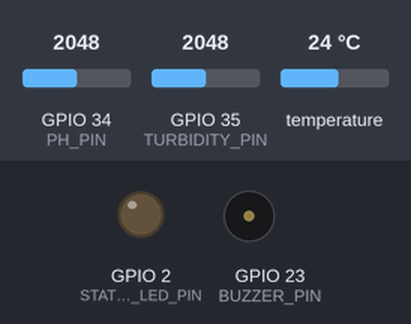
The sketch below on a simulated ESP32. On the bench: output pins drawn as LEDs (lit = HIGH), buzzer (waves = sounding). The inputs (shaded band) are chosen by the test bench; at power-on: temperature 24 °C, GPIO 34 (PH_PIN) = 2048, GPIO 35 (TURBIDITY_PIN) = 2048. Nothing arrives over Bluetooth unless stated; a phone connects over Bluetooth LE 3 s after start; what the sketch prints to the serial monitor is not drawn.

Above: at 0.0 s.
At 2.2 s:
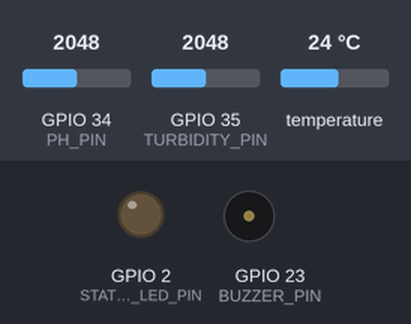
2.3 s: temperature set to 20.3 °C
At 5.4 s:
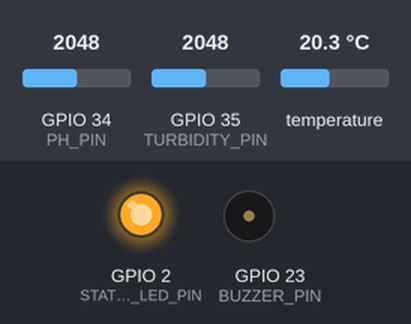
8.1 s: temperature set to 19.5 °C
12.1 s: GPIO 34 (PH_PIN) set to 2762
15.6 s: GPIO 34 (PH_PIN) set to 2858
20.1 s: GPIO 35 (TURBIDITY_PIN) set to 2870
23.6 s: GPIO 35 (TURBIDITY_PIN) set to 2954
Timing chart, 0 to 29.1 s (numbered marks = the images above; inputs shaded):
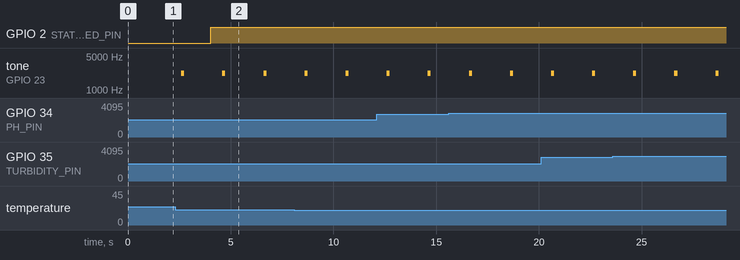

Measured:
- by itself, tone on GPIO 23 (BUZZER_PIN): alternates 2200 Hz for 0.15 s and silent for 1.9 s

The sketch:

AquaSentinel_ESP32.ino
```cpp
/*
 * AquaSentinel — ESP32 Water Quality IoT Node & BLE GATT Server
 *
 * Hardware:
 *  - ESP32 Development Board (DOIT / NodeMCU-32S / ESP32-WROOM-32)
 *  - DS18B20 Digital Waterproof Temperature Sensor (1-Wire on GPIO 4, 4.7k pull-up to 3.3V)
 *  - Analog pH Sensor Probe & Signal Conditioning Board (Analog Out on GPIO 34 / ADC1_CH6)
 *  - Analog Turbidity Sensor (Analog Out on GPIO 35 / ADC1_CH7)
 *  - Active or Passive Piezo Buzzer on GPIO 23
 *  - Onboard Status LED on GPIO 2
 *
 * BLE GATT Architecture:
 *  - Service UUID:        0000ffe0-0000-1000-8000-00805f9b34fb
 *  - Characteristic UUID: 0000ffe1-0000-1000-8000-00805f9b34fb (Notify + Read)
 *  - Periodically broadcasts structured JSON telemetry conforming to AquaSentinel BLE protocol.
 */

#include <BLEDevice.h>
#include <BLEServer.h>
#include <BLEUtils.h>
#include <BLE2902.h>
#include <OneWire.h>
#include <DallasTemperature.h>

// ================= PIN DEFINITIONS =================
#define ONE_WIRE_BUS        4   // GPIO 4 for DS18B20 1-Wire data
#define PH_PIN              34  // GPIO 34 (ADC1_CH6) for pH sensor
#define TURBIDITY_PIN       35  // GPIO 35 (ADC1_CH7) for Turbidity sensor
#define BUZZER_PIN          23  // GPIO 23 for Alert Buzzer
#define STATUS_LED_PIN      2   // GPIO 2 for BLE Status LED

// ================= BLE DEFINITIONS =================
#define SERVICE_UUID        "0000ffe0-0000-1000-8000-00805f9b34fb"
#define CHARACTERISTIC_UUID "0000ffe1-0000-1000-8000-00805f9b34fb"
#define DEVICE_NAME         "AquaSentinel-ESP32"

// ================= SENSOR CALIBRATION CONSTANTS =================
// pH Calibration constants: pH = m * voltage + c
// Typical 3.3V ADC: Neutral pH 7.0 ~ 2.5V (or adjust to probe calibration)
const float PH_SLOPE = -5.70;
const float PH_OFFSET = 21.34;

// Turbidity Calibration: Voltage to NTU conversion
// DFRobot typical curve: NTU = -1120.4*V^2 + 5742.3*V - 4352.9
// For clean pond water: ~3.0V - 4.2V (low NTU), murky water < 2.5V (high NTU)

// Thresholds for status determination
const float TEMP_MIN = 20.0;
const float TEMP_MAX = 33.0;
const float PH_MIN = 6.5;
const float PH_MAX = 8.5;
const float TURB_ALERT = 80.0;

// Sensor Objects
OneWire oneWire(ONE_WIRE_BUS);
DallasTemperature tempSensor(&oneWire);

// BLE Objects
BLEServer* pServer = NULL;
BLECharacteristic* pCharacteristic = NULL;
bool deviceConnected = false;
bool oldDeviceConnected = false;

// Telemetry Variables
float currentTemp = 28.5;
float currentPh = 7.2;
float currentTurbidity = 25.0;

String tempStatus = "NORMAL";
String phStatus = "NORMAL";
String turbStatus = "NORMAL";
String overallStatus = "NORMAL";
bool buzzerState = false;

unsigned long lastSendTime = 0;
const unsigned long SEND_INTERVAL_MS = 2000; // 2 seconds telemetry stream

// BLE Callbacks
class ServerCallbacks : public BLEServerCallbacks {
  void onConnect(BLEServer* pServer) {
    deviceConnected = true;
    digitalWrite(STATUS_LED_PIN, HIGH);
    Serial.println(F("[BLE] Client connected to AquaSentinel!"));
  }

  void onDisconnect(BLEServer* pServer) {
    deviceConnected = false;
    digitalWrite(STATUS_LED_PIN, LOW);
    Serial.println(F("[BLE] Client disconnected. Restarting advertising..."));
  }
};

// Moving average filtering for stable analog reading
float readAveragedVoltage(int pin, int samples = 20) {
  long sum = 0;
  for (int i = 0; i < samples; i++) {
    sum += analogRead(pin);
    delay(5);
  }
  float avgRaw = (float)sum / samples;
  // ESP32 ADC: 12-bit (0-4095) with 3.3V reference
  return (avgRaw / 4095.0) * 3.3;
}

void setup() {
  Serial.begin(115200);
  delay(1000);
  Serial.println(F("========================================"));
  Serial.println(F("🐟 AquaSentinel IoT Sensor Node Starting"));
  Serial.println(F("========================================"));

  // Initialize GPIOs
  pinMode(BUZZER_PIN, OUTPUT);
  pinMode(STATUS_LED_PIN, OUTPUT);
  digitalWrite(BUZZER_PIN, LOW);
  digitalWrite(STATUS_LED_PIN, LOW);

  // Initialize DS18B20
  tempSensor.begin();
  tempSensor.setResolution(11); // 11-bit resolution (~0.125°C, 375ms conversion)

  // Initialize ESP32 BLE
  BLEDevice::init(DEVICE_NAME);
  pServer = BLEDevice::createServer();
  pServer->setCallbacks(new ServerCallbacks());

  BLEService* pService = pServer->createService(SERVICE_UUID);
  pCharacteristic = pService->createCharacteristic(
                      CHARACTERISTIC_UUID,
                      BLECharacteristic::PROPERTY_READ   |
                      BLECharacteristic::PROPERTY_NOTIFY
                    );

  pCharacteristic->addDescriptor(new BLE2902());
  pService->start();

  BLEAdvertising* pAdvertising = BLEDevice::getAdvertising();
  pAdvertising->addServiceUUID(SERVICE_UUID);
  pAdvertising->setScanResponse(true);
  pAdvertising->setMinPreferred(0x06); // functions that help with iPhone connections issue
  pAdvertising->setMinPreferred(0x12);
  BLEDevice::startAdvertising();

  Serial.println(F("[BLE] AquaSentinel GATT Server ready and advertising!"));
  Serial.println(F("Ready to pair via Web Bluetooth on Chrome/Edge dashboard."));
}

void loop() {
  // Handle BLE connection transitions
  if (!deviceConnected && oldDeviceConnected) {
    delay(500); // give the bluetooth stack the chance to get things ready
    pServer->startAdvertising();
    oldDeviceConnected = deviceConnected;
  }
  if (deviceConnected && !oldDeviceConnected) {
    oldDeviceConnected = deviceConnected;
  }

  // Periodic sensor read and telemetry send
  unsigned long now = millis();
  if (now - lastSendTime >= SEND_INTERVAL_MS) {
    lastSendTime = now;

    // 1. Read Temperature from DS18B20
    tempSensor.requestTemperatures();
    float rawTemp = tempSensor.getTempCByIndex(0);
    bool tempError = (rawTemp == DEVICE_DISCONNECTED_C || rawTemp < -50.0 || rawTemp > 85.0);

    if (tempError) {
      tempStatus = "SENSOR_ERROR";
      currentTemp = -999.0;
    } else {
      currentTemp = rawTemp;
      if (currentTemp < TEMP_MIN) tempStatus = "LOW";
      else if (currentTemp > TEMP_MAX) tempStatus = "HIGH";
      else tempStatus = "NORMAL";
    }

    // 2. Read pH Sensor
    float phVoltage = readAveragedVoltage(PH_PIN);
    // Rough sanity check: If voltage is 0V or 3.3V disconnected rail, flag sensor error
    if (phVoltage < 0.1 || phVoltage > 3.25) {
      // Possible disconnected probe or unpowered adapter
      currentPh = 7.0; // fallback reasonable reading or indicate sensor issue
      phStatus = "ATTENTION";
    } else {
      currentPh = (PH_SLOPE * phVoltage) + PH_OFFSET;
      // Clamp reasonable pH range 0.0 - 14.0
      if (currentPh < 0.0) currentPh = 0.0;
      if (currentPh > 14.0) currentPh = 14.0;

      if (currentPh < PH_MIN) phStatus = "LOW";
      else if (currentPh > PH_MAX) phStatus = "HIGH";
      else phStatus = "NORMAL";
    }

    // 3. Read Turbidity Sensor
    float turbVoltage = readAveragedVoltage(TURBIDITY_PIN);
    // Optical turbidity: High voltage = clear water; low voltage = turbid water
    if (turbVoltage < 0.1) {
      turbStatus = "SENSOR_ERROR";
      currentTurbidity = 0.0;
    } else {
      // Empirical calculation for DFRobot Turbidity sensor at 3.3V
      if (turbVoltage > 2.8) {
        currentTurbidity = (3.3 - turbVoltage) * 25.0; // Clear water: 0 - 15 NTU
      } else {
        currentTurbidity = (3.0 - turbVoltage) * 120.0; // Turbid: up to 300 NTU
      }
      if (currentTurbidity < 0.0) currentTurbidity = 0.0;
      if (currentTurbidity > 500.0) currentTurbidity = 500.0;

      if (currentTurbidity > TURB_ALERT) turbStatus = "HIGH";
      else turbStatus = "NORMAL";
    }

    // 4. Overall status and buzzer activation
    bool hasCritical = (tempStatus == "HIGH" || tempStatus == "LOW" ||
                        phStatus == "HIGH" || phStatus == "LOW" ||
                        turbStatus == "HIGH");
    bool hasSensorFault = (tempStatus == "SENSOR_ERROR" || phStatus == "SENSOR_ERROR" || turbStatus == "SENSOR_ERROR");

    if (hasSensorFault) {
      overallStatus = "SENSOR_ERROR";
      buzzerState = true;
    } else if (hasCritical) {
      overallStatus = "ALERT";
      buzzerState = true;
    } else {
      overallStatus = "NORMAL";
      buzzerState = false;
    }

    // Trigger physical buzzer
    if (buzzerState) {
      // Intermittent alert pulse
      tone(BUZZER_PIN, 2200, 150);
    } else {
      noTone(BUZZER_PIN);
      digitalWrite(BUZZER_PIN, LOW);
    }

    // 5. Construct JSON telemetry string matching PRD Section 17
    // Example: {"temperature":29.25,"ph":6.95,"turbidity":55.6,"temperatureStatus":"NORMAL","phStatus":"NORMAL","turbidityStatus":"NORMAL","overallStatus":"NORMAL","buzzer":false}
    String jsonPayload = "{";
    jsonPayload += "\"temperature\":" + (tempError ? "null" : String(currentTemp, 2)) + ",";
    jsonPayload += "\"ph\":" + String(currentPh, 2) + ",";
    jsonPayload += "\"turbidity\":" + String(currentTurbidity, 1) + ",";
    jsonPayload += "\"temperatureStatus\":\"" + tempStatus + "\",";
    jsonPayload += "\"phStatus\":\"" + phStatus + "\",";
    jsonPayload += "\"turbidityStatus\":\"" + turbStatus + "\",";
    jsonPayload += "\"overallStatus\":\"" + overallStatus + "\",";
    jsonPayload += "\"buzzer\":" + String(buzzerState ? "true" : "false");
    jsonPayload += "}";

    // Print to Serial for debugging / wired monitoring
    Serial.println(jsonPayload);

    // 6. Broadcast over BLE if client is connected
    if (deviceConnected && pCharacteristic != NULL) {
      pCharacteristic->setValue((uint8_t*)jsonPayload.c_str(), jsonPayload.length());
      pCharacteristic->notify();
    }
  }
}
```
